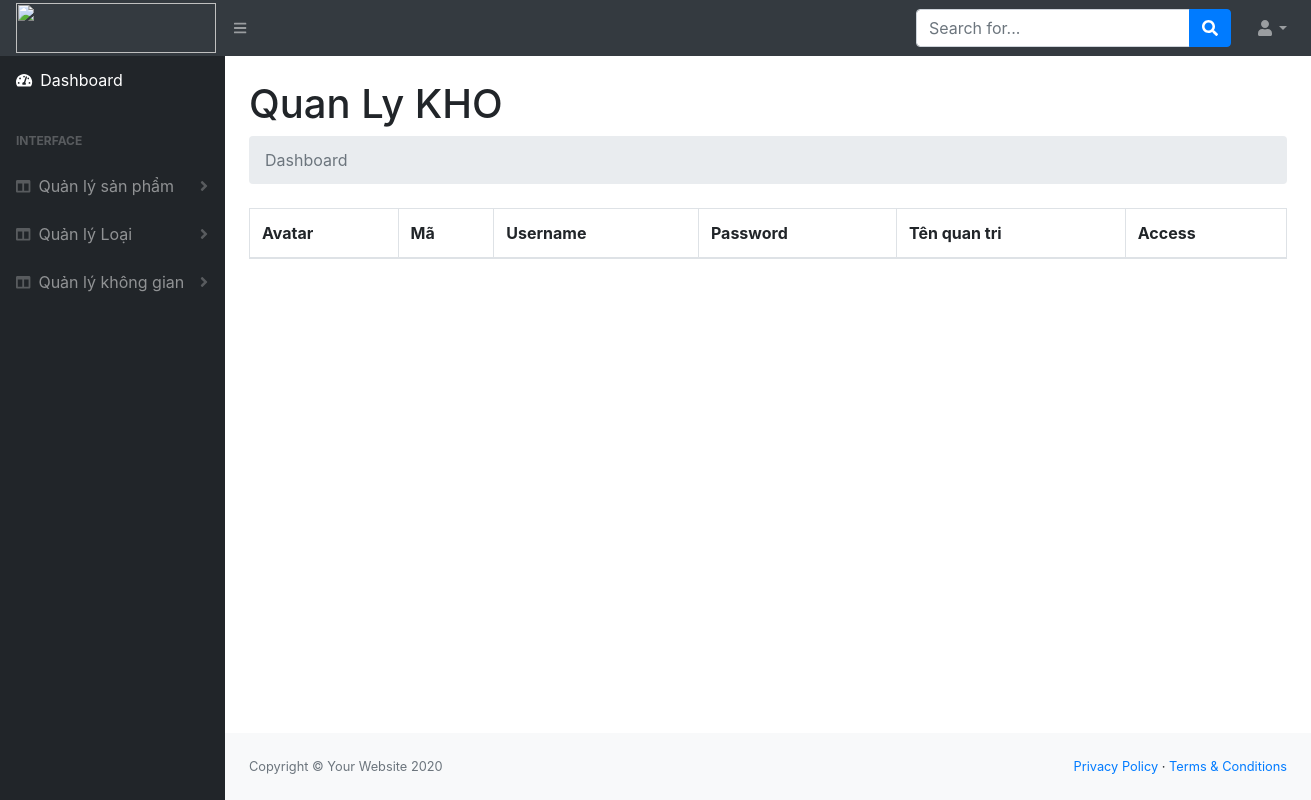
The app's page /admin/dist/quanlykho.php, older data.
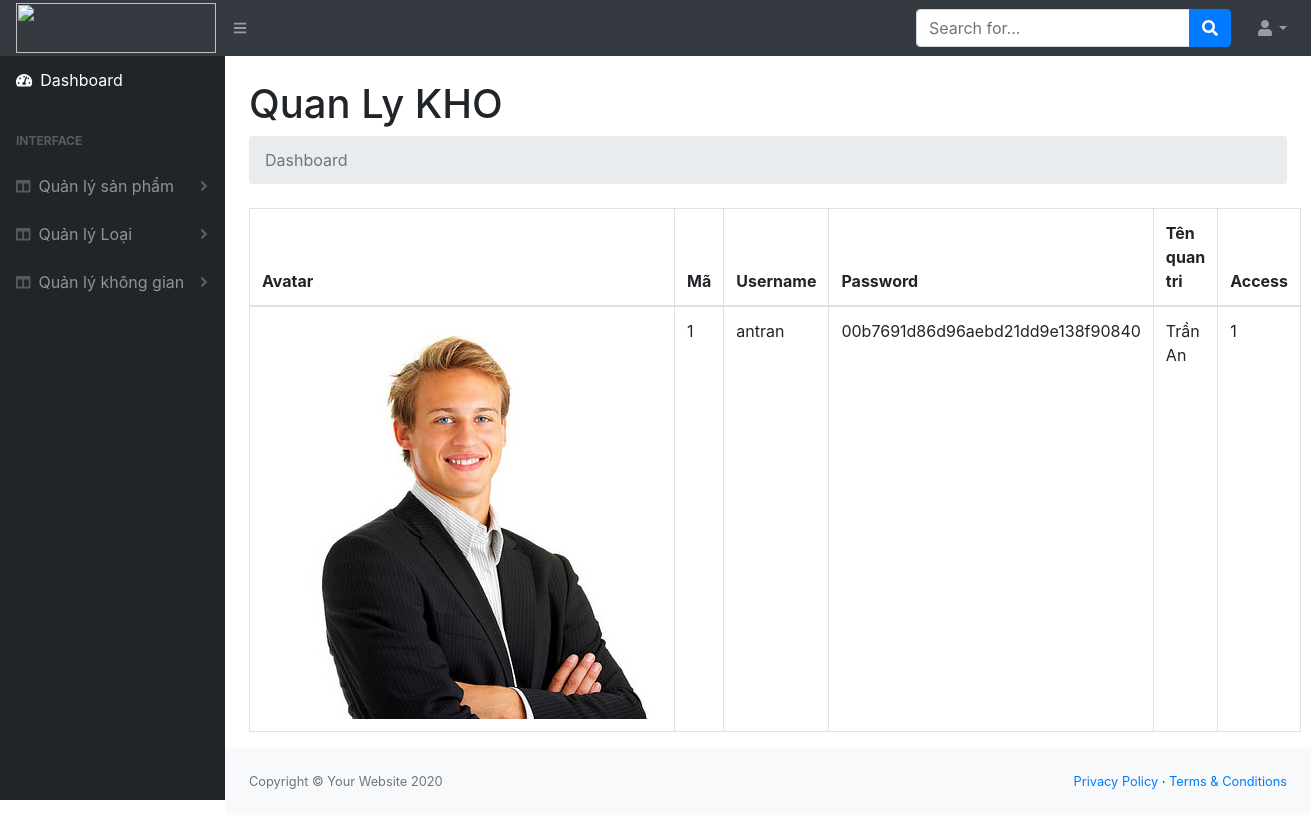
The same page, newer data.
### tables this page shows
CREATE TABLE `quantri` (
  `maquantri` int(11) NOT NULL,
  `Username` varchar(20) NOT NULL COMMENT 'tên đăng nhập',
  `Passwords` varchar(40) NOT NULL COMMENT 'mật khẩu',
  `tenquantri` varchar(50) NOT NULL,
  `hinh` varchar(50) NOT NULL,
  `quyen` varchar(50) NOT NULL COMMENT '(1) Qly_Kho; \r\n(2)Qly_donhang \r\n(3) Qly_tintuc'
);

### admin/dist/quanlykho.php (the view, shortened to what the changed rows need)
<!DOCTYPE html>
<html lang="en">
    <head>
        <link href="css/styles.css" rel="stylesheet" />
        <link href="https://cdn.datatables.net/1.10.20/css/dataTables.bootstrap4.min.css" rel="stylesheet" />
    </head>
    <?php
        include '../../config/config.php';
    ?>
    <body class="sb-nav-fixed">
        <div id="layoutSidenav">
            <div id="layoutSidenav_content">
                <main>
                    <div class="container-fluid">
                        <h1 class="mt-4">Quan Ly KHO</h1>
                        <table class="table table-bordered" width="100%" cellspacing="0">
                            <thead>
                                <tr>
                                    <th>Avatar</th>
                                    <th>Mã </th>
                                    <th>Username</th>
                                    <th>Password</th>
                                    <th>Tên quan tri</th>
                                    <th>Access</th>
                                </tr>
                            </thead>
                            <?php
                                $sql="SELECT * FROM quantri where quantri.quyen='1' ";
                                $stm=$obj->query($sql);
                                $data=$stm->fetchALL();
                                foreach($data as $k => $v)
                                {
                            ?>
                            <tbody>
                                <tr>
                                    <td><img src="assets/images/<?php echo $v['hinh']?>" alt=""></td>
                                    <td><?php echo $v['maquantri']?></td>
                                    <td><?php echo $v['Username']?></td>
                                    <td><?php echo md5($v['Passwords'])?></td>
                                    <td><?php echo $v['tenquantri']?></td>
                                    <td><?php echo $v['quyen']?></td>
                                </tr>
                            </tbody>
                            <?php
                                }
                                ?>
                        </table>
                    </div>
                </main>
            </div>
        </div>
    </body>
</html>

Row changes from the older to the newer data that the page shows:
now on this page (row edited): quantri: hinh (picture), maquantri "1", Username "antran", Passwords "00b7691d86d96aebd21dd9e138f90840", tenquantri "Trần An", quyen "1"
